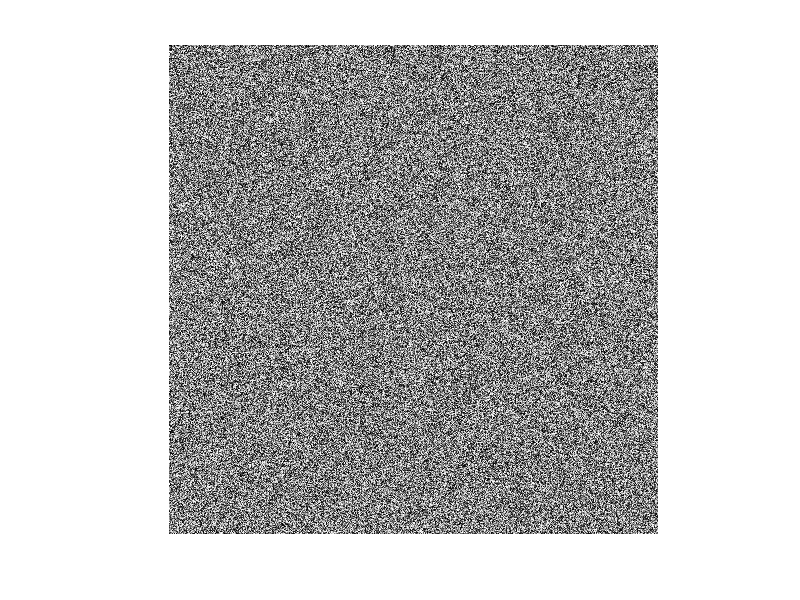

Source code (MATLAB):
clc;
clear;
close all;
img=uint8(randi(255,1000,1000,1));%255 = max number
%with 3 rgb image & without 3 gray image
figure, imshow(img)
imwrite(img,'myImage.png')